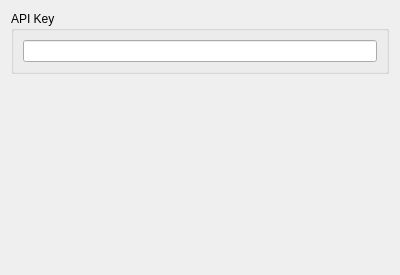
<?xml version="1.0" encoding="UTF-8"?>
<ui version="4.0">
 <class>civitai_preferences</class>
 <widget class="QWidget" name="civitai_preferences">
  <property name="geometry">
   <rect>
    <x>0</x>
    <y>0</y>
    <width>400</width>
    <height>275</height>
   </rect>
  </property>
  <property name="windowTitle">
   <string>Form</string>
  </property>
  <layout class="QGridLayout" name="gridLayout_2">
   <item row="0" column="0">
    <widget class="QGroupBox" name="groupBox">
     <property name="title">
      <string>API Key</string>
     </property>
     <layout class="QGridLayout" name="gridLayout">
      <item row="0" column="0">
       <widget class="QLineEdit" name="api_key"/>
      </item>
     </layout>
    </widget>
   </item>
   <item row="1" column="0">
    <spacer name="verticalSpacer">
     <property name="orientation">
      <enum>Qt::Orientation::Vertical</enum>
     </property>
     <property name="sizeHint" stdset="0">
      <size>
       <width>20</width>
       <height>40</height>
      </size>
     </property>
    </spacer>
   </item>
  </layout>
 </widget>
 <resources/>
 <connections>
  <connection>
   <sender>api_key</sender>
   <signal>textChanged(QString)</signal>
   <receiver>civitai_preferences</receiver>
   <slot>on_text_changed(QString)</slot>
   <hints>
    <hint type="sourcelabel">
     <x>311</x>
     <y>53</y>
    </hint>
    <hint type="destinationlabel">
     <x>309</x>
     <y>-5</y>
    </hint>
   </hints>
  </connection>
 </connections>
 <slots>
  <slot>on_text_changed(QString)</slot>
 </slots>
</ui>
